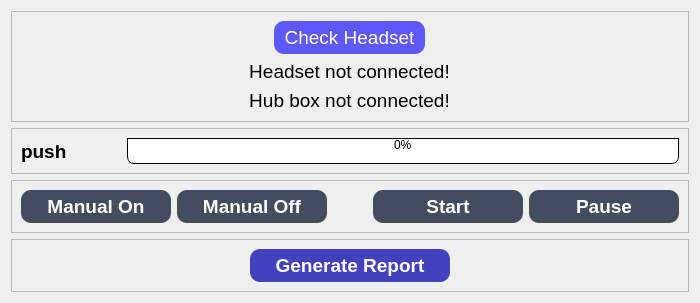
              <widget class="QWidget" name="FesPage">
               <layout class="QVBoxLayout" name="verticalLayout_22">
                <item>
                 <widget class="QFrame" name="frame_28">
                  <property name="frameShape">
                   <enum>QFrame::StyledPanel</enum>
                  </property>
                  <property name="frameShadow">
                   <enum>QFrame::Raised</enum>
                  </property>
                  <layout class="QVBoxLayout" name="verticalLayout_21">
                   <item alignment="Qt::AlignHCenter">
                    <widget class="QPushButton" name="fesCheckBtn">
                     <property name="sizePolicy">
                      <sizepolicy hsizetype="Expanding" vsizetype="Maximum">
                       <horstretch>0</horstretch>
                       <verstretch>0</verstretch>
                      </sizepolicy>
                     </property>
                     <property name="font">
                      <font>
                       <pointsize>14</pointsize>
                      </font>
                     </property>
                     <property name="styleSheet">
                      <string notr="true">QPushButton{
	background-color:rgb(93, 88, 255);
	color:rgb(255, 255, 255);
	padding: 5px 10px; 
	border-top-left-radius: 10px;
	border-top-right-radius: 10px;
	border-bottom-left-radius: 10px;
	border-bottom-right-radius: 10px;
	border-left: 2px solidrgb(135, 153, 184);
	border-right: 2px solidrgb(135, 153, 184);
	border-top: 2px solidrgb(135, 153, 184);
	border-bottom: 2px solidrgb(135, 153, 184);
}
QPushButton:hover{
	background-color:rgb(43, 34, 173);
}
QPushButton:pressed{
	background-color:rgb(126, 255, 247);
}
</string>
                     </property>
                     <property name="text">
                      <string>Check Headset</string>
                     </property>
                     <property name="icon">
                      <iconset resource="resources.qrc">
                       <normaloff>:/icons/icons/headphones.svg</normaloff>:/icons/icons/headphones.svg</iconset>
                     </property>
                     <property name="iconSize">
                      <size>
                       <width>30</width>
                       <height>30</height>
                      </size>
                     </property>
                    </widget>
                   </item>
                   <item alignment="Qt::AlignHCenter">
                    <widget class="QLabel" name="fesHeadLabel">
                     <property name="font">
                      <font>
                       <pointsize>14</pointsize>
                      </font>
                     </property>
                     <property name="text">
                      <string>Headset not connected!</string>
                     </property>
                     <property name="alignment">
                      <set>Qt::AlignCenter</set>
                     </property>
                    </widget>
                   </item>
                   <item alignment="Qt::AlignHCenter">
                    <widget class="QLabel" name="fesStatLabel">
                     <property name="font">
                      <font>
                       <pointsize>14</pointsize>
                      </font>
                     </property>
                     <property name="text">
                      <string>Hub box not connected!</string>
                     </property>
                     <property name="alignment">
                      <set>Qt::AlignCenter</set>
                     </property>
                    </widget>
                   </item>
                  </layout>
                 </widget>
                </item>
                <item>
                 <widget class="QFrame" name="frame_27">
                  <property name="frameShape">
                   <enum>QFrame::StyledPanel</enum>
                  </property>
                  <property name="frameShadow">
                   <enum>QFrame::Raised</enum>
                  </property>
                  <layout class="QHBoxLayout" name="horizontalLayout_14">
                   <item alignment="Qt::AlignLeft">
                    <widget class="QLabel" name="fesLabel">
                     <property name="sizePolicy">
                      <sizepolicy hsizetype="Fixed" vsizetype="Preferred">
                       <horstretch>0</horstretch>
                       <verstretch>0</verstretch>
                      </sizepolicy>
                     </property>
                     <property name="minimumSize">
                      <size>
                       <width>60</width>
                       <height>0</height>
                      </size>
                     </property>
                     <property name="font">
                      <font>
                       <pointsize>14</pointsize>
                       <weight>75</weight>
                       <bold>true</bold>
                      </font>
                     </property>
                     <property name="text">
                      <string>push</string>
                     </property>
                    </widget>
                   </item>
                   <item>
                    <spacer name="horizontalSpacer_14">
                     <property name="orientation">
                      <enum>Qt::Horizontal</enum>
                     </property>
                     <property name="sizeType">
                      <enum>QSizePolicy::Preferred</enum>
                     </property>
                     <property name="sizeHint" stdset="0">
                      <size>
                       <width>40</width>
                       <height>20</height>
                      </size>
                     </property>
                    </spacer>
                   </item>
                   <item>
                    <widget class="QProgressBar" name="fesProgressBar">
                     <property name="styleSheet">
                      <string notr="true">QProgressBar {
border: 1px solid black;
text-align: top;
padding: 1px;
border-bottom-right-radius: 7px;
border-bottom-left-radius: 7px;
background: QLinearGradient( x1: 0, y1: 0, x2: 1, y2: 0,
stop: 0 #fff,
stop: 0.4999 #eee,
stop: 0.5 #ddd,
stop: 1 #eee );
width: 15px;
}

QProgressBar::chunk {
background: QLinearGradient( x1: 0, y1: 0, x2: 1, y2: 0,
stop: 0 #78d,
stop: 0.4999 #46a,
stop: 0.5 #45a,
stop: 1 #238 );
border-bottom-right-radius: 7px;
border-bottom-left-radius: 7px;
border: 1px solid black;
}</string>
                     </property>
                     <property name="value">
                      <number>0</number>
                     </property>
                    </widget>
                   </item>
                  </layout>
                 </widget>
                </item>
                <item>
                 <widget class="QFrame" name="frame_29">
                  <property name="frameShape">
                   <enum>QFrame::StyledPanel</enum>
                  </property>
                  <property name="frameShadow">
                   <enum>QFrame::Raised</enum>
                  </property>
                  <layout class="QHBoxLayout" name="horizontalLayout_15">
                   <item alignment="Qt::AlignHCenter">
                    <widget class="QPushButton" name="fesManualOnBtn">
                     <property name="sizePolicy">
                      <sizepolicy hsizetype="Expanding" vsizetype="Maximum">
                       <horstretch>0</horstretch>
                       <verstretch>0</verstretch>
                      </sizepolicy>
                     </property>
                     <property name="minimumSize">
                      <size>
                       <width>150</width>
                       <height>0</height>
                      </size>
                     </property>
                     <property name="font">
                      <font>
                       <pointsize>14</pointsize>
                       <weight>75</weight>
                       <bold>true</bold>
                      </font>
                     </property>
                     <property name="styleSheet">
                      <string notr="true">QPushButton{
	background-color:rgb(68, 77, 93);
	color:rgb(255, 255, 255);
	padding: 5px 10px; 
	border-top-left-radius: 10px;
	border-top-right-radius: 10px;
	border-bottom-left-radius: 10px;
	border-bottom-right-radius: 10px;
	border-left: 2px solidrgb(135, 153, 184);
	border-right: 2px solidrgb(135, 153, 184);
	border-top: 2px solidrgb(135, 153, 184);
	border-bottom: 2px solidrgb(135, 153, 184);
}
QPushButton:hover{
	background-color:rgb(148, 168, 202);
}
QPushButton:pressed{
	background-color:rgb(143, 255, 130);
}
</string>
                     </property>
                     <property name="text">
                      <string>Manual On</string>
                     </property>
                     <property name="icon">
                      <iconset resource="resources.qrc">
                       <normaloff>:/icons/icons/zap.svg</normaloff>:/icons/icons/zap.svg</iconset>
                     </property>
                     <property name="iconSize">
                      <size>
                       <width>30</width>
                       <height>30</height>
                      </size>
                     </property>
                    </widget>
                   </item>
                   <item alignment="Qt::AlignHCenter">
                    <widget class="QPushButton" name="fesManualOffBtn">
                     <property name="sizePolicy">
                      <sizepolicy hsizetype="Expanding" vsizetype="Maximum">
                       <horstretch>0</horstretch>
                       <verstretch>0</verstretch>
                      </sizepolicy>
                     </property>
                     <property name="minimumSize">
                      <size>
                       <width>150</width>
                       <height>0</height>
                      </size>
                     </property>
                     <property name="font">
                      <font>
                       <pointsize>14</pointsize>
                       <weight>75</weight>
                       <bold>true</bold>
                      </font>
                     </property>
                     <property name="styleSheet">
                      <string notr="true">QPushButton{
	background-color:rgb(68, 77, 93);
	color:rgb(255, 255, 255);
	padding: 5px 10px; 
	border-top-left-radius: 10px;
	border-top-right-radius: 10px;
	border-bottom-left-radius: 10px;
	border-bottom-right-radius: 10px;
	border-left: 2px solidrgb(135, 153, 184);
	border-right: 2px solidrgb(135, 153, 184);
	border-top: 2px solidrgb(135, 153, 184);
	border-bottom: 2px solidrgb(135, 153, 184);
}
QPushButton:hover{
	background-color:rgb(148, 168, 202);
}
QPushButton:pressed{
	background-color:rgb(255, 142, 144);

}
</string>
                     </property>
                     <property name="text">
                      <string>Manual Off</string>
                     </property>
                     <property name="icon">
                      <iconset resource="resources.qrc">
                       <normaloff>:/icons/icons/zap-off.svg</normaloff>:/icons/icons/zap-off.svg</iconset>
                     </property>
                     <property name="iconSize">
                      <size>
                       <width>30</width>
                       <height>30</height>
                      </size>
                     </property>
                    </widget>
                   </item>
                   <item>
                    <spacer name="horizontalSpacer_15">
                     <property name="orientation">
                      <enum>Qt::Horizontal</enum>
                     </property>
                     <property name="sizeHint" stdset="0">
                      <size>
                       <width>40</width>
                       <height>20</height>
                      </size>
                     </property>
                    </spacer>
                   </item>
                   <item alignment="Qt::AlignHCenter">
                    <widget class="QPushButton" name="fesStartBtn">
                     <property name="sizePolicy">
                      <sizepolicy hsizetype="Expanding" vsizetype="Maximum">
                       <horstretch>0</horstretch>
                       <verstretch>0</verstretch>
                      </sizepolicy>
                     </property>
                     <property name="minimumSize">
                      <size>
                       <width>150</width>
                       <height>0</height>
                      </size>
                     </property>
                     <property name="font">
                      <font>
                       <pointsize>14</pointsize>
                       <weight>75</weight>
                       <bold>true</bold>
                      </font>
                     </property>
                     <property name="styleSheet">
                      <string notr="true">QPushButton{
	background-color:rgb(68, 77, 93);
	color:rgb(255, 255, 255);
	padding: 5px 10px; 
	border-top-left-radius: 10px;
	border-top-right-radius: 10px;
	border-bottom-left-radius: 10px;
	border-bottom-right-radius: 10px;
	border-left: 2px solidrgb(135, 153, 184);
	border-right: 2px solidrgb(135, 153, 184);
	border-top: 2px solidrgb(135, 153, 184);
	border-bottom: 2px solidrgb(135, 153, 184);
}
QPushButton:hover{
	background-color:rgb(148, 168, 202);
}
QPushButton:pressed{
	background-color:rgb(106, 255, 156);
}
</string>
                     </property>
                     <property name="text">
                      <string>Start</string>
                     </property>
                     <property name="icon">
                      <iconset resource="resources.qrc">
                       <normaloff>:/icons/icons/fast-forward.svg</normaloff>:/icons/icons/fast-forward.svg</iconset>
                     </property>
                     <property name="iconSize">
                      <size>
                       <width>30</width>
                       <height>30</height>
                      </size>
                     </property>
                    </widget>
                   </item>
                   <item alignment="Qt::AlignHCenter">
                    <widget class="QPushButton" name="fesPauseBtn">
                     <property name="sizePolicy">
                      <sizepolicy hsizetype="Expanding" vsizetype="Maximum">
                       <horstretch>0</horstretch>
                       <verstretch>0</verstretch>
                      </sizepolicy>
                     </property>
                     <property name="minimumSize">
                      <size>
                       <width>150</width>
                       <height>0</height>
                      </size>
                     </property>
                     <property name="font">
                      <font>
                       <pointsize>14</pointsize>
                       <weight>75</weight>
                       <bold>true</bold>
                      </font>
                     </property>
                     <property name="styleSheet">
                      <string notr="true">QPushButton{
	background-color:rgb(68, 77, 93);
	color:rgb(255, 255, 255);
	padding: 5px 10px; 
	border-top-left-radius: 10px;
	border-top-right-radius: 10px;
	border-bottom-left-radius: 10px;
	border-bottom-right-radius: 10px;
	border-left: 2px solidrgb(135, 153, 184);
	border-right: 2px solidrgb(135, 153, 184);
	border-top: 2px solidrgb(135, 153, 184);
	border-bottom: 2px solidrgb(135, 153, 184);
}
QPushButton:hover{
	background-color:rgb(148, 168, 202);
}
QPushButton:pressed{
	background-color:rgb(254, 255, 138);

}
</string>
                     </property>
                     <property name="text">
                      <string>Pause</string>
                     </property>
                     <property name="icon">
                      <iconset resource="resources.qrc">
                       <normaloff>:/icons/icons/pause.svg</normaloff>:/icons/icons/pause.svg</iconset>
                     </property>
                     <property name="iconSize">
                      <size>
                       <width>30</width>
                       <height>30</height>
                      </size>
                     </property>
                    </widget>
                   </item>
                  </layout>
                 </widget>
                </item>
                <item>
                 <widget class="QFrame" name="frame_30">
                  <property name="frameShape">
                   <enum>QFrame::StyledPanel</enum>
                  </property>
                  <property name="frameShadow">
                   <enum>QFrame::Raised</enum>
                  </property>
                  <layout class="QHBoxLayout" name="horizontalLayout_16">
                   <item alignment="Qt::AlignHCenter">
                    <widget class="QPushButton" name="fesReportBtn">
                     <property name="sizePolicy">
                      <sizepolicy hsizetype="Expanding" vsizetype="Maximum">
                       <horstretch>0</horstretch>
                       <verstretch>0</verstretch>
                      </sizepolicy>
                     </property>
                     <property name="minimumSize">
                      <size>
                       <width>200</width>
                       <height>0</height>
                      </size>
                     </property>
                     <property name="font">
                      <font>
                       <pointsize>14</pointsize>
                       <weight>75</weight>
                       <bold>true</bold>
                      </font>
                     </property>
                     <property name="styleSheet">
                      <string notr="true">QPushButton{
	background-color:rgb(67, 65, 189);
	color:rgb(255, 255, 255);
	padding: 5px 10px; 
	border-top-left-radius: 10px;
	border-top-right-radius: 10px;
	border-bottom-left-radius: 10px;
	border-bottom-right-radius: 10px;
	border-left: 2px solidrgb(135, 153, 184);
	border-right: 2px solidrgb(135, 153, 184);
	border-top: 2px solidrgb(135, 153, 184);
	border-bottom: 2px solidrgb(135, 153, 184);
}
QPushButton:hover{
	background-color:rgb(43, 34, 173);
}
QPushButton:pressed{
	background-color:rgb(126, 255, 247);
}
</string>
                     </property>
                     <property name="text">
                      <string>Generate Report</string>
                     </property>
                     <property name="icon">
                      <iconset resource="resources.qrc">
                       <normaloff>:/icons/icons/printer.svg</normaloff>:/icons/icons/printer.svg</iconset>
                     </property>
                     <property name="iconSize">
                      <size>
                       <width>35</width>
                       <height>35</height>
                      </size>
                     </property>
                    </widget>
                   </item>
                  </layout>
                 </widget>
                </item>
               </layout>
              </widget>
